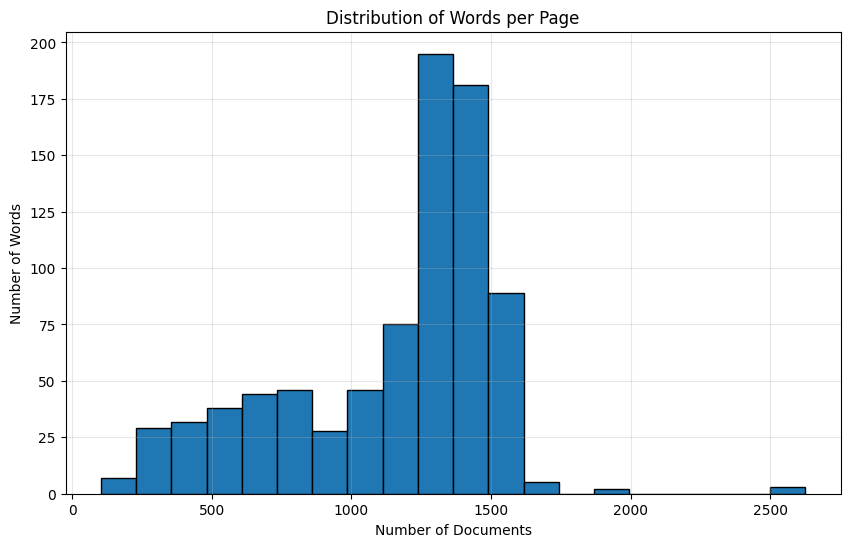

Here is the Python script that generated this plot:

from models import ProjetFileData
from euprojects import read_pdf_pages
import matplotlib.pyplot as plt


BASEPATH = (
    "/Users/andrea.biancinigmail.com/Library/CloudStorage/OneDrive-Personale/"
    "Documenti/work/eit digital/"
)

spectro_conf = ProjetFileData(
    project_name="SPECTRO",
    start_date="2023-09-01",
    base_path=f"{BASEPATH}/Projects/SPECTRO/",
    call_file="call-fiche_digital-2022-skills-03-specialised-edu_en.pdf",
    proposal_file="Proposal-SEP-210919492_SPECTRO.pdf",
    ga_file="Agreements/101123118_Amendment/Amendment - AMD-101123118-2.pdf"
)

call_text = read_pdf_pages(spectro_conf.base_path + spectro_conf.call_file)
proposal_text = read_pdf_pages(spectro_conf.base_path + spectro_conf.proposal_file)
ga_text = read_pdf_pages(spectro_conf.base_path + spectro_conf.ga_file)

all_pages = call_text + proposal_text + ga_text
char_counts = [len(page) for page in all_pages]

plt.figure(figsize=(10, 6))
plt.hist(char_counts, bins=20, edgecolor='black')
plt.title('Distribution of Words per Page')
plt.xlabel('Number of Documents')
plt.ylabel('Number of Words')
plt.grid(True, alpha=0.3)
plt.show()
